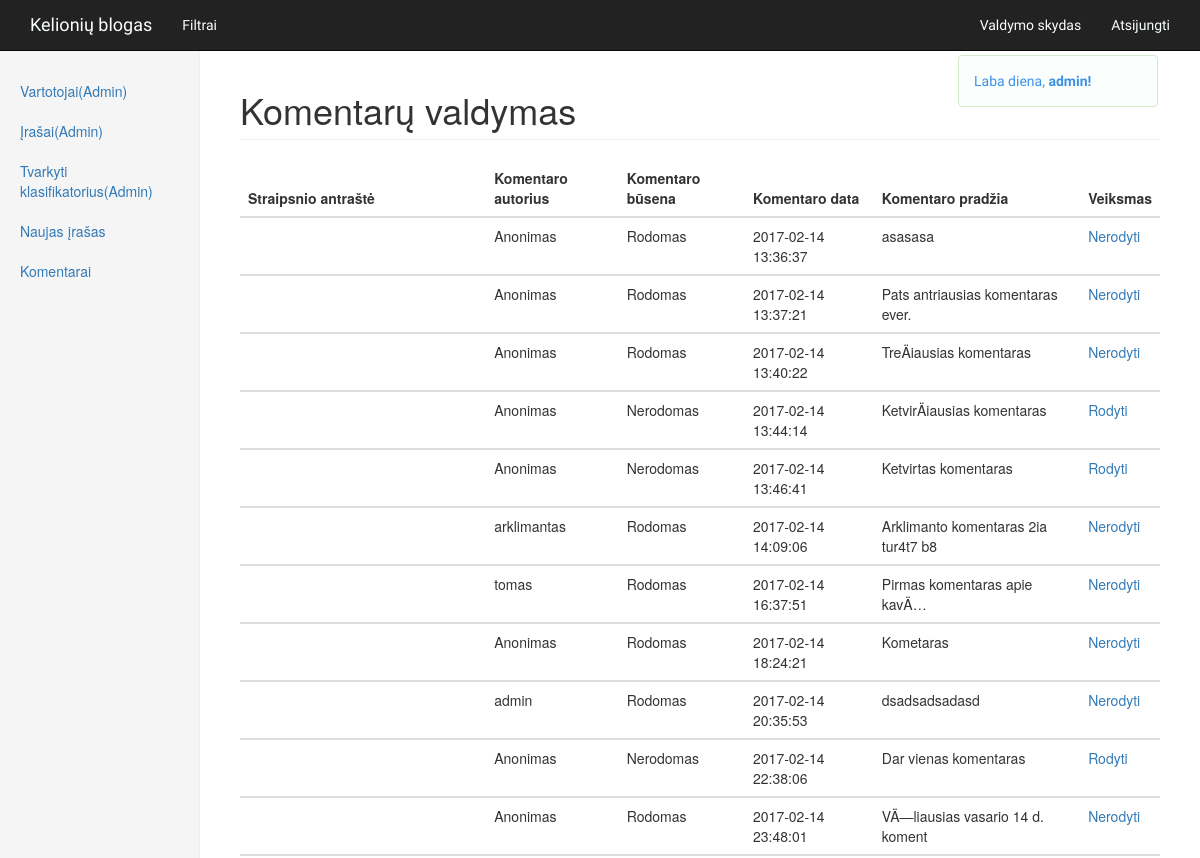
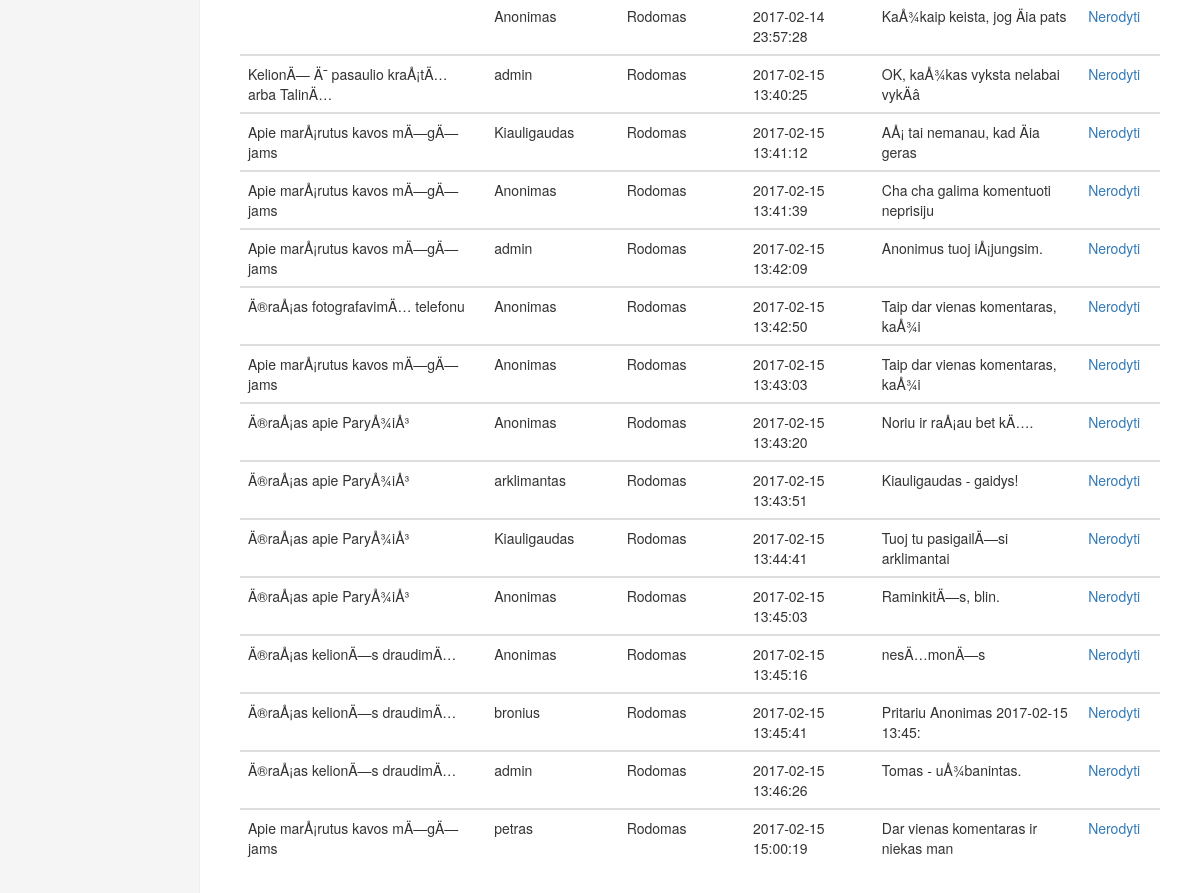
/admin.php?type=comment (signed in), run on the app's committed database (2 pictures, top to bottom).
### tables this page shows
CREATE TABLE `users` (
  `id` int(11) NOT NULL,
  `username` varchar(255) NOT NULL,
  `email` varchar(255) NOT NULL,
  `password` varchar(255) NOT NULL,
  `user_level` int(11) NOT NULL DEFAULT '3',
  `type` varchar(11) NOT NULL DEFAULT 'a',
  `timestamp` datetime NOT NULL DEFAULT CURRENT_TIMESTAMP
);

CREATE TABLE `comments` (
  `id` int(11) NOT NULL,
  `user_id` int(11) NOT NULL,
  `entry_id` int(11) NOT NULL,
  `comment` varchar(255) NOT NULL,
  `timestamp` datetime NOT NULL DEFAULT CURRENT_TIMESTAMP,
  `status` varchar(11) NOT NULL DEFAULT 'a'
);

CREATE TABLE `entries` (
  `id` int(11) NOT NULL,
  `user_id` varchar(100) NOT NULL,
  `title` varchar(2000) NOT NULL,
  `entry` text NOT NULL,
  `category_id` int(11) NOT NULL,
  `timestamp` datetime NOT NULL DEFAULT CURRENT_TIMESTAMP,
  `status` varchar(11) NOT NULL DEFAULT 'a',
  `picture` varchar(255) NOT NULL DEFAULT 'http://lorempixel.com/950/600/'
);

### functions.php (called while the page is built, shortened)
<?php
include('config.php');
function loggedIn(){
    if(isset($_SESSION['user_id']) AND !empty($_SESSION['user_id'])){
        return true;
    }else{
        return false;
    }
}
if(loggedIn()){
    $my_id = $_SESSION['user_id'];
    $user_query = mysqli_query($db_connect, "SELECT username, user_level FROM users WHERE id = '$my_id'");
    $run_user = mysqli_fetch_array($user_query);
    $username = $run_user['username'];
    $user_level = $run_user['user_level'];
}

### admin.php (the view, shortened to what this page needs)
<?php
include('head.php');
include('functions.php');
include('navbar.php');
if(loggedIn()){
?>
<div class="container-fluid ">
    <div class="row">
        <div class="col-sm-3 col-md-2 sidebar">
            <ul class="nav nav-sidebar">
            <?php if($user_level == 1){
                ?>
                    <li ><a href="admin.php?type=user">Vartotojai(Admin)</a></li>
                    <li><a href="admin.php?type=entries">Įrašai(Admin)</a></li>
                    <li><a href="admin.php?type=add-category">Tvarkyti klasifikatorius(Admin)</a></li>
                    <?php
            }
            ?>
                    <li><a href="add-post.php">Naujas įrašas</a></li>
                    <li><a href="admin.php?type=comment">Komentarai</a></li>
            </ul>
        </div>
    </div>
</div>
<?php
if (isset($_GET['type']) AND $_GET['type']==='user'){
    if($user_level == 1){
?>
<div class="col-sm-9 col-sm-offset-3 col-md-10 col-md-offset-2 main">
    <h1 class="page-header">Vartotojų valdymas</h1>
    <h4 class="sub-header">Vartotojų sąrašas</h4>
          <div class="table-responsive">
            <table class="table table-hover">
                <thead>
                    <tr>
                    <th>Vartotojo vardas</th>
                    <th>el. paštas</th>
                    <th>Rolė</th>
                    <th>Būsena</th>
                    <th>Sukūrimo data</th>
                    <th>Veiksmai</th>
                    </tr>
                </thead>
        <?php
            $list_query = mysqli_query($db_connect, "SELECT id, username, email, user_level, type, timestamp FROM users");
            while($run_list = mysqli_fetch_array($list_query)){
                $list_id = $run_list['id'];
                $list_username = $run_list['username'];
                $list_email = $run_list['email'];
                $list_user_level = $run_list['user_level'];
                $list_type = $run_list['type'];
                $list_timestamp = $run_list['timestamp'];
                if($list_type == 'a'){
                    $list_type = 'Aktyvus';
                } else {
                    $list_type = 'Deaktyvuotas';
                }
                $level_query = mysqli_query($db_connect, "SELECT name FROM user_level WHERE id = '{$list_user_level}'");
                while($run_level = mysqli_fetch_array($level_query)){
                    $list_user_level = $run_level['name'];
                ?>
                <tbody>
                    <tr>
                        <td><a href="single-user.php?username=<?=$list_username?>"><?=$list_username?></a></td>
                        <td><?=$list_email?></td>
                        <td><?=$list_user_level?></td>
                        <td><?=$list_type?></td>
                        <td><?=$list_timestamp?></td>
                        <?php
                          if($list_type == 'Aktyvus'){
                        ?>
                        <td><a href="ban-user.php?status=<?=$list_type?>&userid=<?=$list_id?>">BAN</a></form></td>
                        <?php } else { ?>
                        <td><a href="ban-user.php?status=<?=$list_type?>&userid=<?=$list_id?>">UNBAN</a></form></td>
                      <?php } ?>
                    </tr>
                </tbody>
                <?php
            }
          }
        ?>
    </table>
    </div>
    </div>
<?php
    }else{
    ?>
        <div class="col-sm-9 col-sm-offset-3 col-md-10 col-md-offset-2 main">
            <h1 class="page-header">Neturite teisės</h1>
        </div>
    <?php
    }
}elseif (isset($_GET['type']) AND $_GET['type']==='comment' ){
  if($user_level == 1 || $user_level == 2){
    ?>
        <div class="col-sm-9 col-sm-offset-3 col-md-10 col-md-offset-2 main">
        <h1 class="page-header">Komentarų valdymas</h1>
        <div class="table-responsive">
          <table class="table table-hover">
            <thead>
              <tr>
                  <th>Straipsnio antraštė</th>
                  <th>Komentaro autorius</th>
                  <th>Komentaro būsena</th>
                  <th>Komentaro data</th>
                  <th>Komentaro pradžia</th>
                  <th>Veiksmas</th>
              </tr>
          </thead>
          <?php
          $sql = mysqli_query($db_connect, "SELECT * FROM comments");
          while($list = mysqli_fetch_array($sql)){
              $list_entry_id = $list['entry_id'];
              $list_user = $list['user_id'];
              $list_status = $list['status'];
              $list_comment = substr($list['comment'], 0, 35);
              $list_time = $list['timestamp'];
              $list_id = $list['id'];
              if($list_user != 0){
                $user_query = mysqli_query($db_connect, "SELECT * FROM users WHERE id = '{$list_user}'");
                while($run_user = mysqli_fetch_array($user_query)){
                  $username = $run_user['username'];
                }}else {
                  $username = 'Anonimas';
                }
              if($list_status == 'a'){
                $status = 'Rodomas';
              } elseif($list_status == 'd'){
                $status = 'Nerodomas';
              }
              $title_query = mysqli_query($db_connect, "SELECT title FROM entries WHERE id = '{$list_entry_id}'");
              while($run_title = mysqli_fetch_array($title_query)){
                $title = $run_title['title'];
              }
          ?>
          <tbody>
            <tr>
              <td><?=$title?></td>
              <td><?=$username?></td>
              <td><?=$status?></td>
              <td><?=$list_time?></td>
              <td><?=$list_comment?></td>
              <?php if($status == 'Rodomas'){?>
              <td><a href="toggle-comment.php?status=<?=$status?>&list_id=<?=$list_id?>">Nerodyti</a></td> <?php
            } else{ ?>
              <td><a href="toggle-comment.php?status=<?=$status?>&list_id=<?=$list_id?>">Rodyti</a></td>
            <?php  } ?>
            </tr>
          </tbody>
        <?php
      } ?>
        </table>
    </div>
  </div>
<?php
}
?>
<?php
}elseif (isset($_GET['type']) AND $_GET['type']==='smth' ){
?>
    <div class="col-sm-9 col-sm-offset-3 col-md-10 col-md-offset-2 main">
    <h1 class="page-header">Dar kažko valdymas valdymas</h1>
<?php
}elseif (isset($_GET['type']) AND $_GET['type']==='smth' ){
?>
    <div class="col-sm-9 col-sm-offset-3 col-md-10 col-md-offset-2 main">
    <h1 class="page-header">Dar kažko valdymas valdymas</h1>
<?php
}
else {
    ?>
    <div class="col-sm-9 col-sm-offset-3 col-md-10 col-md-offset-2 main">
        <h1 class="page-header">Pasirinkite ką norite daryti iš meniu kairėje</h1>
    </div>
<?php
}
} else{
    ?>
    <div class="container">
        <div class="alert alert-danger"  role="alert"><h4>Jūs neprisijungęs kaip administratorius!</h4></div>
    </div>
<?php
}
?>

### navbar.php (shortened to what this page needs)
    <nav class="navbar navbar-inverse navbar-fixed-top" role="navigation">
        <div class="container customfont-style">
            <div class="navbar-header">
                <a class="navbar-brand font-navrow" href="index.php">Kelionių blogas</a>
            </div>
            <div class="collapse navbar-collapse font-navrow" id="bs-example-navbar-collapse-1">
                 <ul class="nav navbar-nav">
                    <li><a href="#" id="toggle-filter-div">Filtrai</a></li>
                </ul>
                <ul class="nav navbar-nav navbar-right">
<?php
if(loggedIn()){
?>
                    <li><a href="admin.php">Valdymo skydas</a></li>
                    <li><a href="logout.php">Atsijungti</a></li>
                    <?php
                    }else{
                        ?>
                    <li><a data-toggle="modal"  href="index.php#login-modal">Prisijungti</a></li>
                    <?php
                    }
                    ?>
                </ul>
            </div>
        </div>
<?php
if(loggedIn()){	?>
		 <div class="alert alert-success alert-style" id="hello-login-popup">
	<script type="text/javascript">document.write(hello)</script><strong><?=$username?>! </strong>
</div> <?php } ?>
    </nav>

### css/custom.css (style rules this page uses)
.navbar-inverse .navbar-brand { color: #FAFFFD; }
.customfont-style { font-family: 'Basic', sans-serif; }
.alert-style { width: 200px; position: absolute; right: 42px; top: 55px; }
.alert-success { color: #3C91E6; background-color: #FAFFFD; font-family: 'Basic', sans-serif; }
.font-navrow { font-family: 'Freckle Face', cursive; }
.navbar-inverse .navbar-nav>li>a { color: #FAFFFD; }
.sidebar { display: none; }
@media (min-width: 768px) { .sidebar { position: fixed; top: 51px; bottom: 0; left: 0; z-index: 1000; display: block; padding: 20px; overflow-x: hidden; overflow-y: auto; background-color: #f5f5f5; border-right: 1px solid #eee; } }
.nav-sidebar { margin-right: -21px; margin-bottom: 20px; margin-left: -20px; }
.nav-sidebar>li>a { padding-right: 20px; padding-left: 20px; }
.main { padding: 20px; }
@media (min-width: 768px) { .main { padding-right: 40px; padding-left: 40px; } }
.main .page-header { margin-top: 0; }

### data on the page
users: username "admin"
comments: user "Anonimas", status "Rodomas", timestamp "2017-02-14 13:36:37", comment "asasasa"
comments: user "Anonimas", status "Rodomas", timestamp "2017-02-14 13:37:21", comment "Pats antriausias komentaras ever."
comments: user "Anonimas", status "Rodomas", timestamp "2017-02-14 13:40:22", comment "TreÄiausias komentaras"
comments: user "Anonimas", status "Nerodomas", timestamp "2017-02-14 13:44:14", comment "KetvirÄiausias komentaras"
comments: user "Anonimas", status "Nerodomas", timestamp "2017-02-14 13:46:41", comment "Ketvirtas komentaras"
comments: user.username "arklimantas", status "Rodomas", timestamp "2017-02-14 14:09:06", comment "Arklimanto komentaras 2ia tur4t7 b8"
comments: user.username "tomas", status "Rodomas", timestamp "2017-02-14 16:37:51", comment "Pirmas komentaras apie kavÄ…"
comments: user "Anonimas", status "Rodomas", timestamp "2017-02-14 18:24:21", comment "Kometaras"
comments: user.username "admin", status "Rodomas", timestamp "2017-02-14 20:35:53", comment "dsadsadsadasd"
comments: user "Anonimas", status "Nerodomas", timestamp "2017-02-14 22:38:06", comment "Dar vienas komentaras"
comments: user "Anonimas", status "Rodomas", timestamp "2017-02-14 23:48:01", comment "VÄ—liausias vasario 14 d. koment"
comments: user "Anonimas", status "Rodomas", timestamp "2017-02-14 23:57:28", comment "KaÅ¾kaip keista, jog Äia pats"
comments: entry.title "KelionÄ— Ä¯ pasaulio kraÅ¡tÄ… arba TalinÄ…", user.username "admin", status "Rodomas", timestamp "2017-02-15 13:40:25", comment "OK, kaÅ¾kas vyksta nelabai vykÄâ"
comments: entry.title "Apie marÅ¡rutus kavos mÄ—gÄ—jams", user.username "Kiauligaudas", status "Rodomas", timestamp "2017-02-15 13:41:12", comment "AÅ¡ tai nemanau, kad Äia geras"
comments: entry.title "Apie marÅ¡rutus kavos mÄ—gÄ—jams", user "Anonimas", status "Rodomas", timestamp "2017-02-15 13:41:39", comment "Cha cha galima komentuoti neprisiju"
comments: entry.title "Apie marÅ¡rutus kavos mÄ—gÄ—jams", user.username "admin", status "Rodomas", timestamp "2017-02-15 13:42:09", comment "Anonimus tuoj iÅ¡jungsim."
comments: entry.title "Ä®raÅ¡as fotografavimÄ… telefonu", user "Anonimas", status "Rodomas", timestamp "2017-02-15 13:42:50", comment "Taip dar vienas komentaras, kaÅ¾i"
comments: entry.title "Apie marÅ¡rutus kavos mÄ—gÄ—jams", user "Anonimas", status "Rodomas", timestamp "2017-02-15 13:43:03", comment "Taip dar vienas komentaras, kaÅ¾i"
comments: entry.title "Ä®raÅ¡as apie ParyÅ¾iÅ³", user "Anonimas", status "Rodomas", timestamp "2017-02-15 13:43:20", comment "Noriu ir raÅ¡au bet kÄ…."
comments: entry.title "Ä®raÅ¡as apie ParyÅ¾iÅ³", user.username "arklimantas", status "Rodomas", timestamp "2017-02-15 13:43:51", comment "Kiauligaudas - gaidys!"
comments: entry.title "Ä®raÅ¡as apie ParyÅ¾iÅ³", user.username "Kiauligaudas", status "Rodomas", timestamp "2017-02-15 13:44:41", comment "Tuoj tu pasigailÄ—si arklimantai"
comments: entry.title "Ä®raÅ¡as apie ParyÅ¾iÅ³", user "Anonimas", status "Rodomas", timestamp "2017-02-15 13:45:03", comment "RaminkitÄ—s, blin."
comments: entry.title "Ä®raÅ¡as kelionÄ—s draudimÄ…", user "Anonimas", status "Rodomas", timestamp "2017-02-15 13:45:16", comment "nesÄ…monÄ—s"
comments: entry.title "Ä®raÅ¡as kelionÄ—s draudimÄ…", user.username "bronius", status "Rodomas", timestamp "2017-02-15 13:45:41", comment "Pritariu Anonimas 2017-02-15 13:45:"
comments: entry.title "Ä®raÅ¡as kelionÄ—s draudimÄ…", user.username "admin", status "Rodomas", timestamp "2017-02-15 13:46:26", comment "Tomas - uÅ¾banintas."
comments: entry.title "Apie marÅ¡rutus kavos mÄ—gÄ—jams", user.username "petras", status "Rodomas", timestamp "2017-02-15 15:00:19", comment "Dar vienas komentaras ir niekas man"
